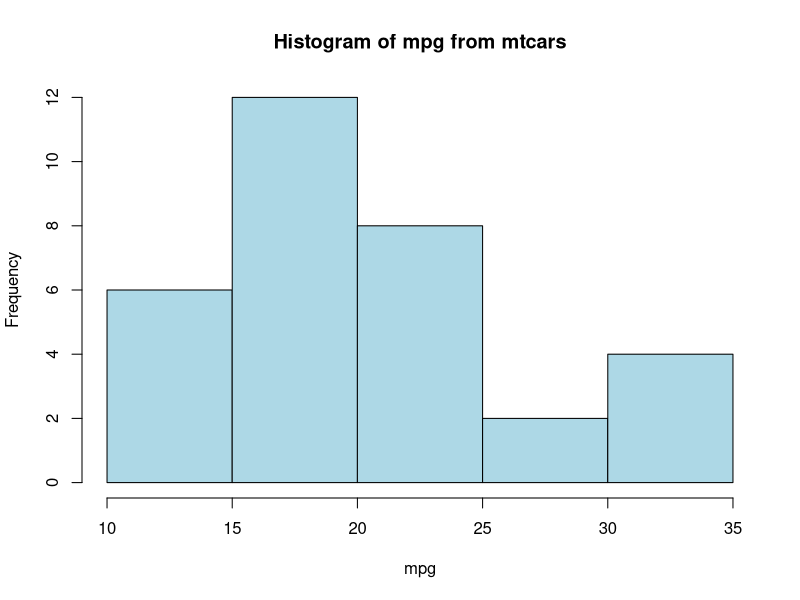
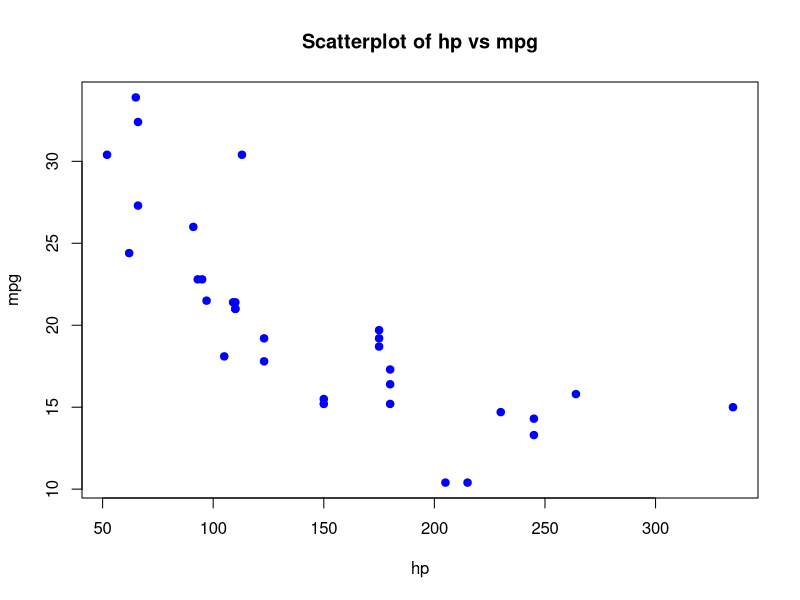
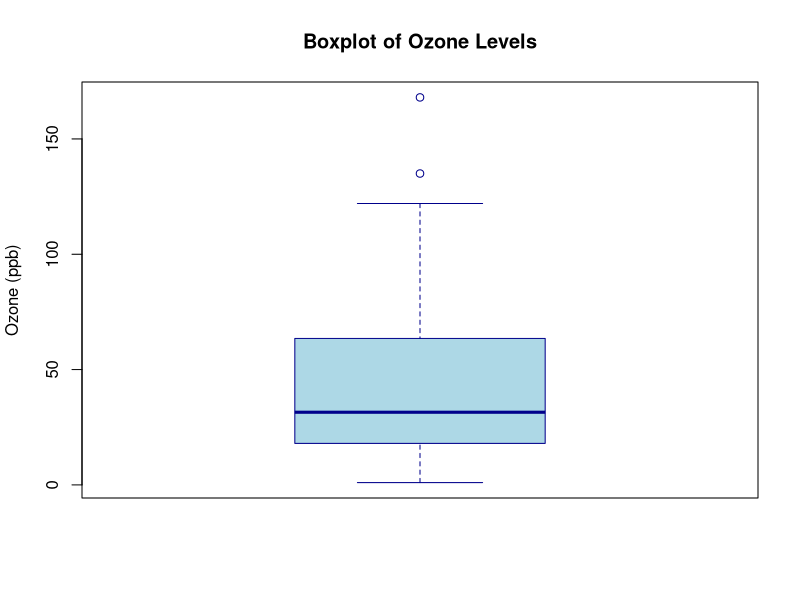

Source code (R) for these figures, in order:
#Practical No.4
#1. Calculate the mean, median, mode, and standard deviation of Petal.Width from iris
library(dplyr)
library(ggplot2)
library(modeest)

data("iris")
mean(iris$Petal.Width) #mean
median(iris$Petal.Width) #median
mlv(iris$Petal.Width) #mode
sd(iris$Petal.Width) #standard deviation

#2.Draw a histogram of mpg from the mtcars dataset.
hist(mtcars$mpg,
     main="Histogram of mpg from mtcars",
     xlab = "mpg", col = "lightblue", border = "black")

#3.Create a scatterplot of hp vs mpg from mtcars.
plot(mtcars$hp, mtcars$mpg,
     main = "Scatterplot of hp vs mpg",
     xlab = "hp", ylab = "mpg",
     col = "blue", pch = 19)

#4.Generate a boxplot for Ozone in the airquality dataset.
# Boxplot for Ozone in airquality dataset
boxplot(airquality$Ozone,
        main = "Boxplot of Ozone Levels",
        ylab = "Ozone (ppb)",
        col = "lightblue",
        border = "darkblue")

#5.Find the variance of Sepal.Width in the iris dataset.
var(iris$Sepal.Width)
